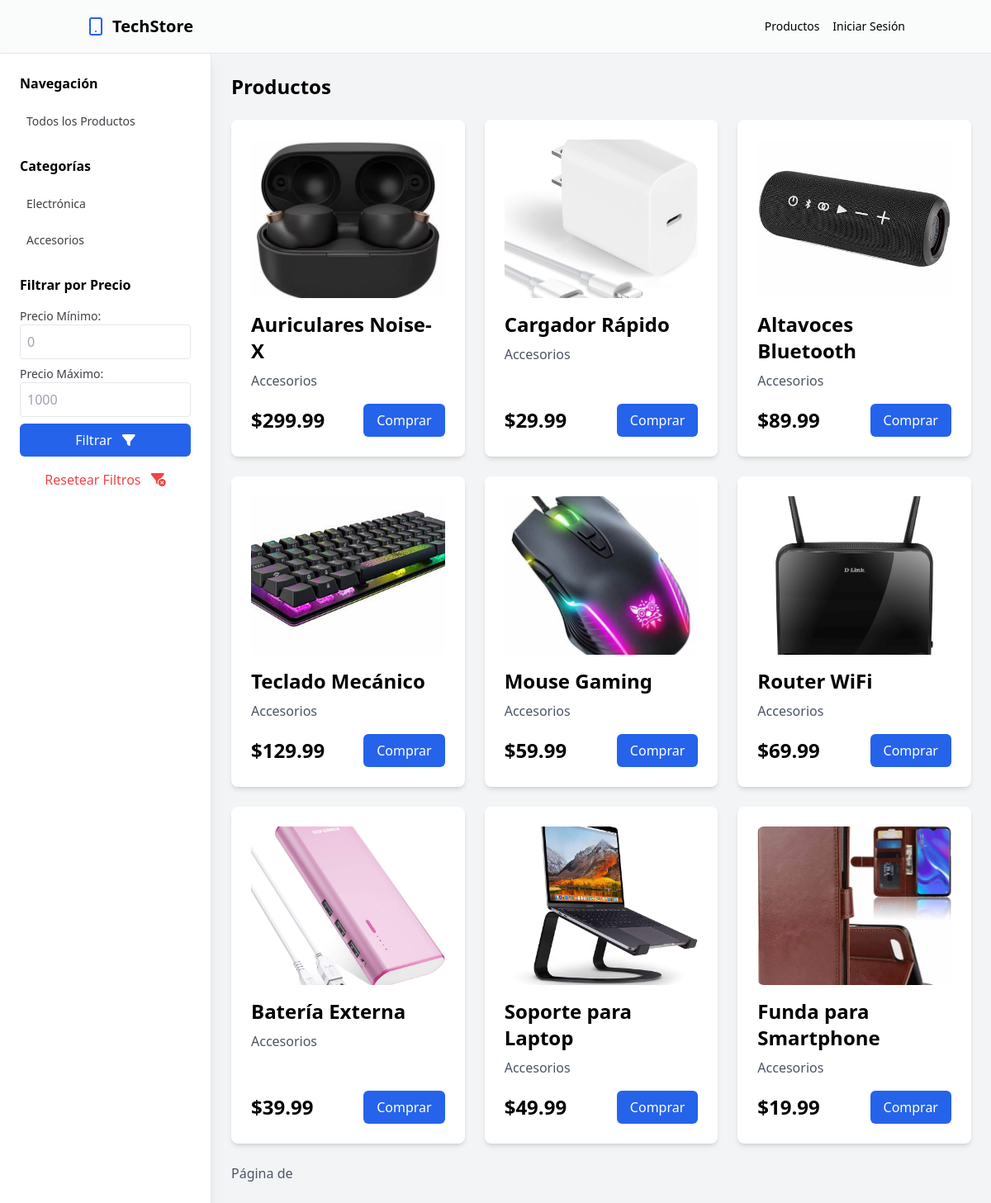
Screenshot of /catalogo/categoria/8/ with the database file from the repository.
### catalogo_app/models.py (models this page shows, shortened)
class Category(models.Model):
    nombre = models.CharField(max_length=100)
    descripcion = models.TextField(blank=True)
    def __str__(self):
        return self.nombre

class Product(models.Model):
    nombre = models.CharField(max_length=200)
    descripcion = models.TextField()
    precio = models.DecimalField(max_digits=10, decimal_places=2)
    stock = models.PositiveIntegerField()
    categoria = models.ForeignKey(Category, on_delete=models.CASCADE)
    imagen = models.ImageField(upload_to='products/', blank=True, null=True)

### catalogo_app/views.py (the view)
# urls.py: path('categoria/<int:categoria_id>/', views.poductCat, name='productCat'),
def poductCat(request, categoria_id):
    categoria = get_object_or_404(Category, id=categoria_id)#Si no se encuentra la categoría con el ID especificado, Django muestra automáticamente una página de error 404.
    productos = Product.objects.filter(categoria=categoria)
    categorias = Category.objects.all()
    return render(request, 'catalogo_app/catalogo.html', {'productos': productos, 'categorias': categorias, 'categoria_seleccionada': categoria})

### catalogo_app/templates/catalogo_app/catalogo.html (shortened to what this page needs)
{% load static %}
<!DOCTYPE html>
<html lang="es">
    <head>
        <link href="https://cdnjs.cloudflare.com/ajax/libs/font-awesome/6.0.0-beta3/css/all.min.css"
              rel="stylesheet">
        <script src="https://cdn.tailwindcss.com"></script>
    </head>
    <body>
        {% include 'nav.html' %}
        <div class="flex">
            <aside class="hidden md:block w-64 p-6 shadow-lg bg-white border-r-[1px]">
                <h2 class="font-bold text-base mb-4 text-start">Navegación</h2>
                <ul class="mb-6">
                    <li>
                        <a href="{% url 'catalogo' %}"
                           class="flex items-center p-2 text-zinc-700 hover:text-blue-500 transition-all duration-300 text-sm">
                            Todos los Productos
                        </a>
                    </li>
                </ul>
                <h2 class="font-bold text-base mb-4">Categorías</h2>
                <ul class="mb-6">
                    {% for categoria in categorias %}
                        <li class="mb-2">
                            <a href="{% url 'productCat' categoria.id %}"
                               class="flex items-center p-2 text-zinc-700 hover:text-blue-500 transition-all duration-300 text-sm">
                                {{ categoria.nombre }}
                            </a>
                        </li>
                    {% endfor %}
                </ul>
                <h2 class="font-bold text-base mb-4">Filtrar por Precio</h2>
                <form action="{% url 'catalogo' %}" method="GET" class="space-y-2">
                    <div>
                        <label for="min_price" class="block text-sm text-zinc-700">Precio Mínimo:</label>
                        <input type="number"
                               name="min_price"
                               id="min_price"
                               class="w-full p-2 border rounded"
                               placeholder="0"
                               min="0"
                               value="{{ min_price|default:'' }}">
                    </div>
                    <div>
                        <label for="max_price" class="block text-sm text-zinc-700">Precio Máximo:</label>
                        <input type="number"
                               name="max_price"
                               id="max_price"
                               class="w-full p-2 border rounded"
                               placeholder="1000"
                               min="0"
                               value="{{ max_price|default:'' }}">
                    </div>
                    <button type="submit"
                            class="w-full mt-2 px-4 py-2 bg-blue-600 text-white rounded-md hover:bg-blue-700 transition-colors">
                        Filtrar <i class="pl-2 fa-solid fa-filter"></i>
                    </button>
                </form>
                <form action="{% url 'catalogo' %}" method="GET" class="flex items-center">
                    <button type="submit"
                            class="w-full px-4 py-2 text-red-500 hover:text-red-400 transition-colors mt-2">
                        Resetear Filtros <i class="pl-2 fa-solid fa-filter-circle-xmark"></i>
                    </button>
                </form>
            </aside>
            <main class="flex-1 p-6">
                <h2 class="text-2xl font-bold mb-6">Productos</h2>
                <div class="grid grid-cols-1 sm:grid-cols-2 lg:grid-cols-3 gap-6">
                    {% for producto in productos %}
                        <div class="bg-white rounded-lg shadow-md flex flex-col p-6 group hover:shadow-lg transition-shadow duration-300 h-full">
                            {% if producto.imagen %}
                                <img src="{{ producto.imagen.url }}"
                                     alt="{{ producto.nombre }}"
                                     class="w-full h-48 {% comment %} h-auto {% endcomment %} object-cover rounded-lg mb-4 group-hover:scale-105 transition-transform duration-300" />
                            {% else %}
                                <img src="{% static 'images/default-product-image.jpg' %}"
                                     alt="Imagen por defecto"
                                     class="w-full h-auto object-cover rounded-lg mb-4 group-hover:scale-105 transition-transform duration-300" />
                            {% endif %}
                            <h3 class="text-2xl font-bold mb-2">{{ producto.nombre }}</h3>
                            <p class="text-gray-600 mb-4">{{ producto.categoria }}</p>
                            <div class="flex justify-between items-center mt-auto">
                                <span class="text-2xl font-bold">${{ producto.precio }}</span>
                                <a href="{% if user.is_authenticated %}{% url 'agregar_al_carrito' producto.id %}{% else %}{% url 'login' %}?next={% url 'catalogo' %}{% endif %}"
                                   class="px-4 py-2 bg-blue-600 text-white rounded-md hover:bg-blue-700 transition-colors">Comprar</a>
                            </div>
                        </div>
                    {% endfor %}
                </div>
                <div class="mt-6 sm:flex justify-between items-center">
                    <span class="text-gray-600">Página {{ productos.number }} de {{ productos.paginator.num_pages }}</span>
                </div>
            </main>
        </div>
    </body>
</html>

### rows the page displays
Category: nombre "Electrónica"
Category: nombre "Accesorios"
Product: imagen (picture), nombre "Auriculares Noise-X", categoria "Accesorios", precio "299.99"
Product: imagen (picture), nombre "Cargador Rápido", categoria "Accesorios", precio "29.99"
Product: imagen (picture), nombre "Altavoces Bluetooth", categoria "Accesorios", precio "89.99"
Product: imagen (picture), nombre "Teclado Mecánico", categoria "Accesorios", precio "129.99"
Product: imagen (picture), nombre "Mouse Gaming", categoria "Accesorios", precio "59.99"
Product: imagen (picture), nombre "Router WiFi", categoria "Accesorios", precio "69.99"
Product: imagen (picture), nombre "Batería Externa", categoria "Accesorios", precio "39.99"
Product: imagen (picture), nombre "Soporte para Laptop", categoria "Accesorios", precio "49.99"
Product: imagen (picture), nombre "Funda para Smartphone", categoria "Accesorios", precio "19.99"
